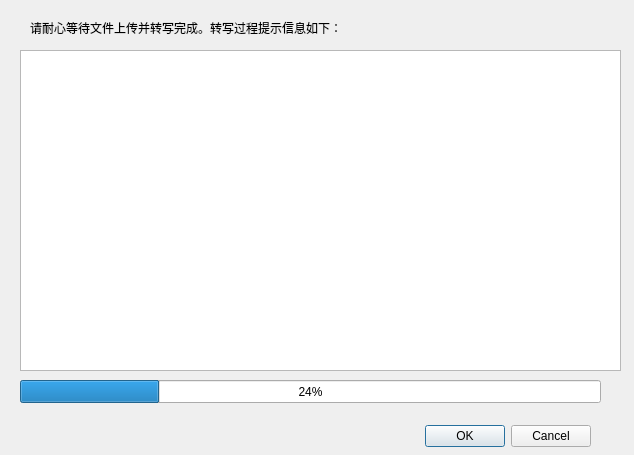
<?xml version="1.0" encoding="UTF-8"?>
<ui version="4.0">
 <class>Dialog</class>
 <widget class="QDialog" name="Dialog">
  <property name="geometry">
   <rect>
    <x>0</x>
    <y>0</y>
    <width>634</width>
    <height>455</height>
   </rect>
  </property>
  <property name="windowTitle">
   <string>讯飞语音转写文字</string>
  </property>
  <widget class="QDialogButtonBox" name="buttonBox">
   <property name="geometry">
    <rect>
     <x>250</x>
     <y>420</y>
     <width>341</width>
     <height>32</height>
    </rect>
   </property>
   <property name="orientation">
    <enum>Qt::Horizontal</enum>
   </property>
   <property name="standardButtons">
    <set>QDialogButtonBox::Cancel|QDialogButtonBox::Ok</set>
   </property>
  </widget>
  <widget class="QTextBrowser" name="textBrowser">
   <property name="geometry">
    <rect>
     <x>20</x>
     <y>50</y>
     <width>601</width>
     <height>321</height>
    </rect>
   </property>
  </widget>
  <widget class="QLabel" name="label">
   <property name="geometry">
    <rect>
     <x>30</x>
     <y>20</y>
     <width>391</width>
     <height>16</height>
    </rect>
   </property>
   <property name="text">
    <string>请耐心等待文件上传并转写完成。转写过程提示信息如下：</string>
   </property>
  </widget>
  <widget class="QProgressBar" name="progressBar">
   <property name="geometry">
    <rect>
     <x>20</x>
     <y>380</y>
     <width>581</width>
     <height>23</height>
    </rect>
   </property>
   <property name="value">
    <number>24</number>
   </property>
  </widget>
 </widget>
 <resources/>
 <connections>
  <connection>
   <sender>buttonBox</sender>
   <signal>accepted()</signal>
   <receiver>Dialog</receiver>
   <slot>accept()</slot>
   <hints>
    <hint type="sourcelabel">
     <x>248</x>
     <y>254</y>
    </hint>
    <hint type="destinationlabel">
     <x>157</x>
     <y>274</y>
    </hint>
   </hints>
  </connection>
  <connection>
   <sender>buttonBox</sender>
   <signal>rejected()</signal>
   <receiver>Dialog</receiver>
   <slot>reject()</slot>
   <hints>
    <hint type="sourcelabel">
     <x>316</x>
     <y>260</y>
    </hint>
    <hint type="destinationlabel">
     <x>286</x>
     <y>274</y>
    </hint>
   </hints>
  </connection>
 </connections>
</ui>
